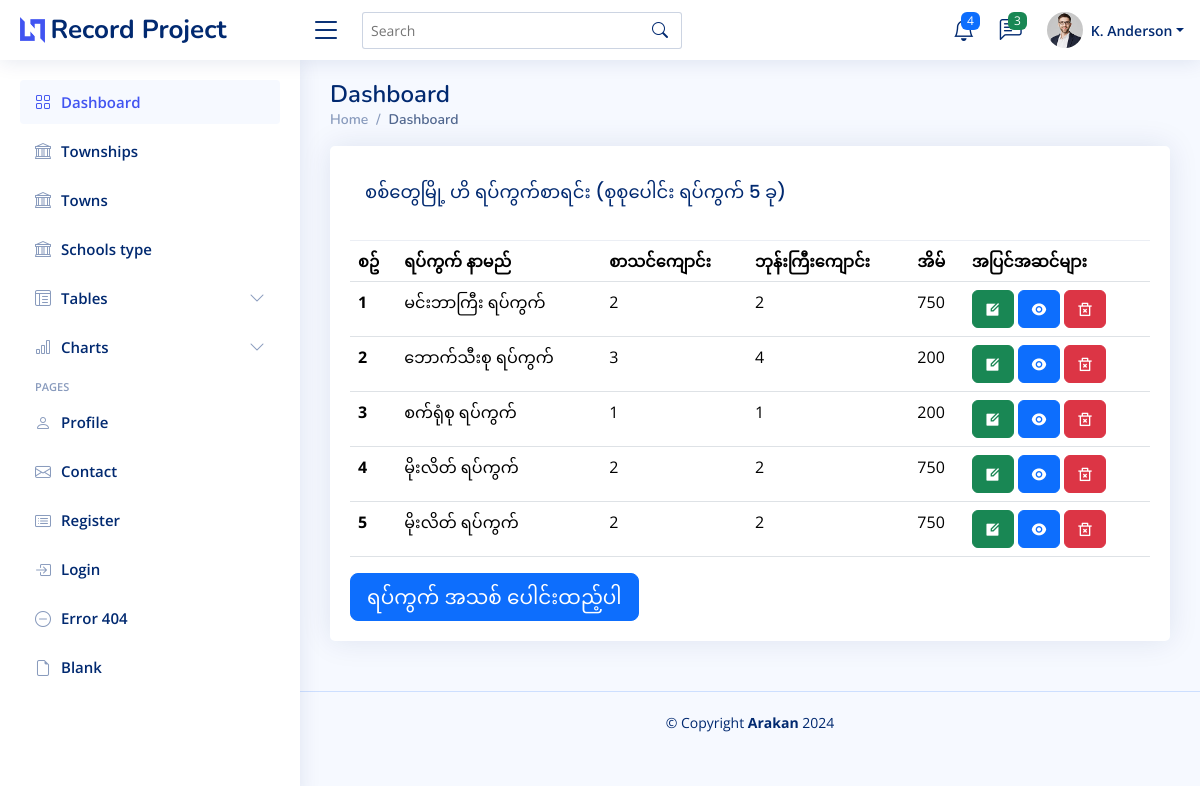
Page /town_detail/2/detail on the earlier database version.
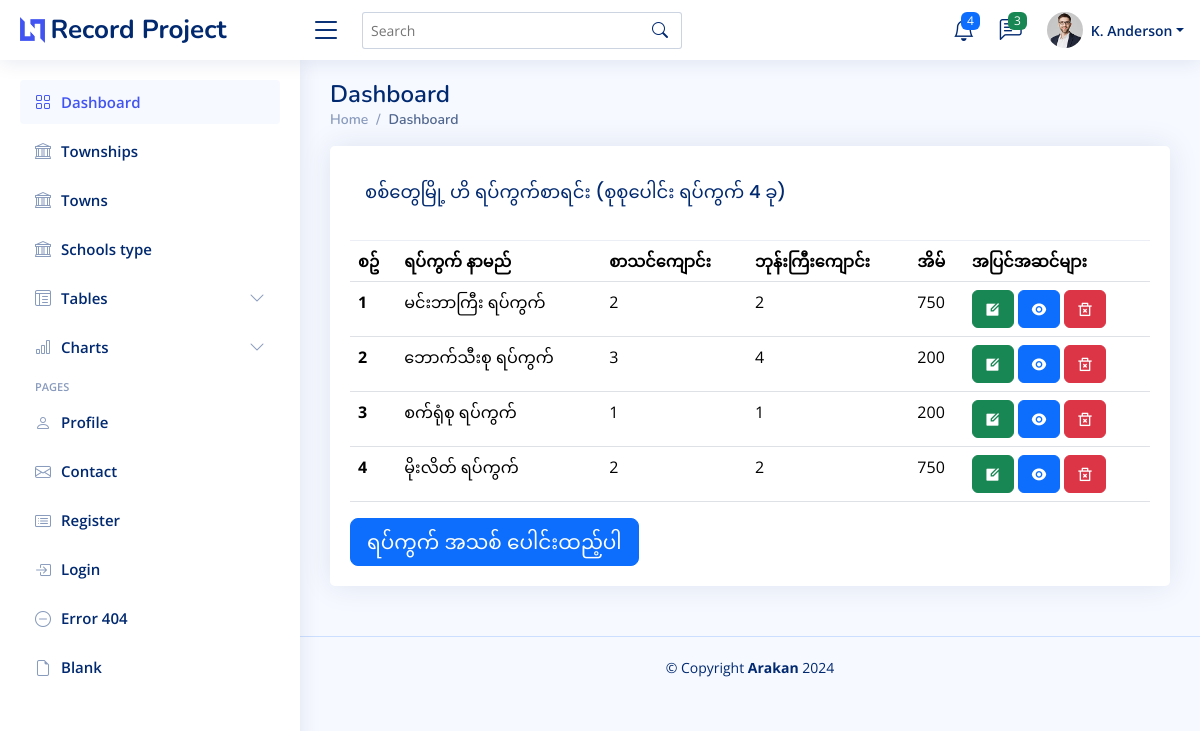
Same page on the later database version.
### myapp/models.py (models this page shows, shortened)
class Ward(models.Model):
    town = models.ForeignKey(Town, on_delete=models.CASCADE)
    name = models.CharField(max_length=200)
    schools = models.IntegerField(blank=True, null=True)
    houses = models.IntegerField(blank=True, null=True)
    monestaries = models.IntegerField(blank=True, null=True)

class Town(models.Model):
    township = models.ForeignKey(Township, on_delete=models.CASCADE)
    name = models.CharField(max_length=200)

### myapp/views.py (the view)
# urls.py: path('town_detail/<str:pk>/detail', views.town_detail, name="town_detail_page"),
def town_detail(request, pk=id):
    town = Town.objects.filter()
    wards = Ward.objects.filter(town_id=pk)
    context ={
        'town':town,
        'wards':wards
    }
    return render(request, 'towns/town_detail.html', context)

### myapp/templates/towns/town_detail.html
{% extends "partials/master.html" %}
{% block content %}
<main id="main" class="main">
    <div class="pagetitle">
      <h1>Dashboard</h1>
      <nav>
        <ol class="breadcrumb">
          <li class="breadcrumb-item"><a href="{% url "homepage" %}">Home</a></li>
          <li class="breadcrumb-item active">Dashboard</li>
        </ol>
      </nav>
    </div>
    <section class="section dashboard">
      <div class="row">
        <div class="col col-lg-12">
            <div class="card">
            <div class="card-body">
            <div class="card-header">
              <h5 class="card-title">{{ wards.first.town.name }} ဟိ ရပ်ကွက်စာရင်း (စုစုပေါင်း ရပ်ကွက် {{ wards.count }} ခု)</h5>
            </div>
              <table class="table">
                <thead>
                  <tr>
                    <th scope="col">စဥ်</th>
                    <th scope="col">ရပ်ကွက် နာမည်</th>
                    <th scope="col">စာသင်ကျောင်း</th>
                    <th scope="col">ဘုန်းကြီးကျောင်း</th>
                    <th scope="col">အိမ်</th>
                    <th scope="col">အပြင်အဆင်များ</th>
                  </tr>
                </thead>
                <tbody>
                    {% for ward in wards %}
                    <tr>
                      <th scope="row">{{ forloop.counter }}</th>
                      <td>{{ ward.name }}</td>
                      <td>{{ ward.schools }}</td>
                      <td>{{ ward.monestaries }}</td>
                      <td>{{ ward.houses }}</td>
                      <td>
                          <a href="{% url "update_ward_page" ward.id %}" class="btn btn-success"> <i class="ri ri-edit-box-fill"></i></a>
                          <a href="" class="btn btn-primary"> <i class="ri ri-eye-fill"></i></a>
                          <a href="{% url "delete_ward_page" ward.id %}" class="btn btn-danger"> <i class="ri ri-delete-bin-2-line"></i></a>
                      </td>
                    </tr>
                    {% endfor %}
                  </tbody>
                </table>
                  <a href="{% url "create_ward_page" %}" class="btn btn-primary btn-lg">ရပ်ကွက် အသစ် ပေါင်းထည့်ပါ</a>
              </div>
              </div>
          </div>
      </div>
    </section>
  </main>
  {% endblock content %}

Differences in the rows shown:
removed Ward: name "မိုးလိတ် ရပ်ကွက်", schools "2", monestaries "2", houses "750"
Other differences:
{{ wards.count }}: "5" → "4"
